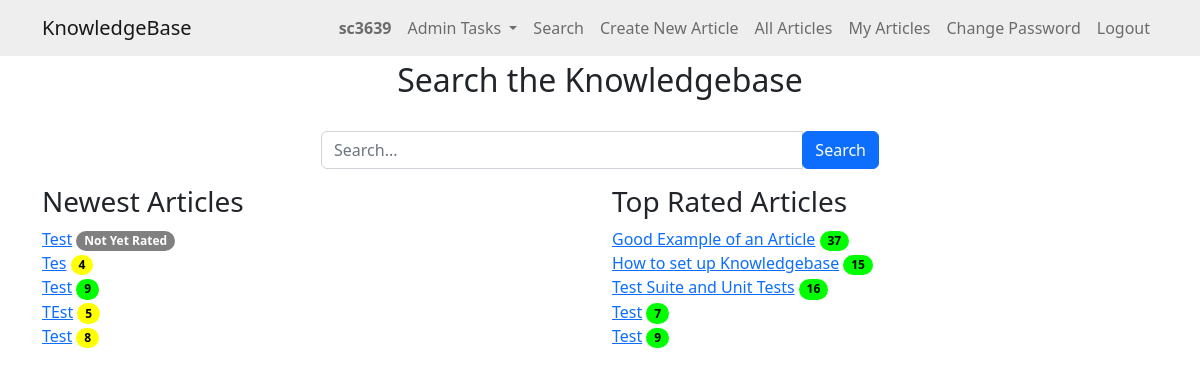
/ (signed in), run on an earlier commit of the app's database.
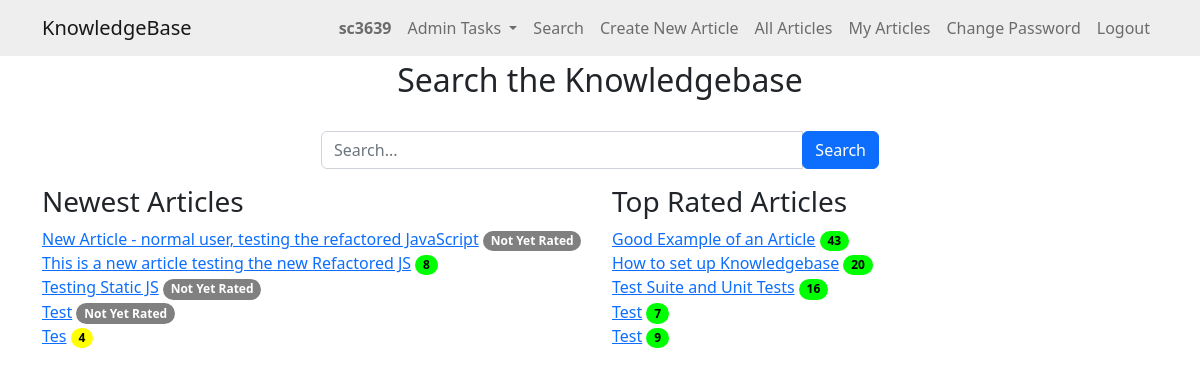
And on a later commit of the database.
### knowledge/models.py (models this page shows)
class KBEntry(models.Model):
    title = models.CharField(max_length=255)
    article = models.TextField()
    created_by = models.ForeignKey(User, related_name="created_kb_entries", on_delete=models.SET_NULL, null=True)
    created_datetime = models.DateTimeField(auto_now_add=True)
    modified_datetime = models.DateTimeField(null=True, blank=True)
    last_modified_by = models.ForeignKey(User, related_name="modified_kb_entries", on_delete=models.SET_NULL, null=True)
    deleted_datetime = models.DateTimeField(null=True, blank=True)
    deleted_by = models.ForeignKey(User, related_name="deleted_kb_entries", on_delete=models.SET_NULL, null=True, blank=True)
    upvotes = models.ManyToManyField(User, related_name="upvoted_kb_entries", blank=True)
    downvotes = models.ManyToManyField(User, related_name="downvoted_kb_entries", blank=True)
    rating = models.FloatField(default=0.0)
    views = models.PositiveIntegerField(default=0)
    meta_data = models.ManyToManyField('Tag', blank=True)

### knowledge/views.py (the view, shortened to what this page needs)
# urls.py: path('', views.home, name='home'),
@login_required
def home(request):
    search_term = request.GET.get('search', '')
    articles = KBEntry.objects.none()  # Default to no entries
    if len(articles) < 5 or not search_term:
        newest_articles = KBEntry.objects.filter(deleted_datetime__isnull=True).order_by('-created_datetime')[:5]
        top_rated_articles = KBEntry.objects.filter(deleted_datetime__isnull=True).order_by('-rating')[:5]
    else:
        newest_articles = []
        top_rated_articles = []
    context = {
        'entries': articles,
        'newest_articles': newest_articles,
        'top_rated_articles': top_rated_articles,
        'search_term': search_term
    }
    return render(request, 'knowledge/home.html', context)

### knowledge/templates/knowledge/home.html (shortened to what this page needs)
{% extends "knowledge/base.html" %}
{% block content %}
<h2>Search the Knowledgebase</h2>
<br>
<div class="mb-3 col-md-6 offset-md-3">
    <form method="GET" class="form-inline">
        <div class="input-group">
            <input type="text" name="search" value="{{ search_term }}" placeholder="Search..." class="form-control" />
            <div class="input-group-append">
                <button type="submit" class="btn btn-primary">Search</button>
            </div>
        </div>
    </form>
</div>
{% if not entries or entries|length < 5 %}
   <div class="row">
      <div class="col-md-6">
         <h3>Newest Articles</h3>
         {% for article in newest_articles %}
            <a href="{% url 'article_detail' article.id %}">{{ article.title }}</a>
            {% if article.rating == 0.0 and article.downvotes.count == 0 %}
                        <span class="badge rounded-pill badge-norating">Not Yet Rated</span>
                    {% else %}
                        {% if article.rating >= 75 %}
                            <span class="badge rounded-pill badge-green">{{ article.views }}</span>
                        {% elif article.rating >= 50 %}
                            <span class="badge rounded-pill badge-yellow">{{ article.views }}</span>
                        {% elif article.rating >= 25 %}
                            <span class="badge rounded-pill badge-orange">{{ article.views }}</span>
                        {% else %}
                            <span class="badge rounded-pill badge-red">{{ article.views }}</span>
                        {% endif %}
            {% endif %}
            <br>
         {% endfor %}
      </div>
      <div class="col-md-6">
         <h3>Top Rated Articles</h3>
         {% for article in top_rated_articles %}
            <a href="{% url 'article_detail' article.id %}">{{ article.title }}</a>
            {% if article.rating == 0.0 and article.downvotes.count == 0 %}
                        <span class="badge rounded-pill badge-norating">Not Yet Rated</span>
                    {% else %}
                        {% if article.rating >= 75 %}
                            <span class="badge rounded-pill badge-green">{{ article.views }}</span>
                        {% elif article.rating >= 50 %}
                            <span class="badge rounded-pill badge-yellow">{{ article.views }}</span>
                        {% elif article.rating >= 25 %}
                            <span class="badge rounded-pill badge-orange">{{ article.views }}</span>
                        {% else %}
                            <span class="badge rounded-pill badge-red">{{ article.views }}</span>
                        {% endif %}
            {% endif %}
            <br>
         {% endfor %}
      </div>
   </div>
{% endif %}
{% endblock %}

What changed in the data, as far as the page shows it:
no longer on this page (row unchanged): KBEntry: title "TEst", views "5", shown under "Newest Articles"
no longer on this page (row unchanged): KBEntry: title "Test", views "8", shown under "Newest Articles"
no longer on one of the page's lists (row unchanged): KBEntry: title "Test", views "9"
added KBEntry: title "New Article - normal user, testing the refactored JavaScript", rating "Not Yet Rated", shown under "Newest Articles"
added KBEntry: title "This is a new article testing the new Refactored JS", views "8", shown under "Newest Articles"
added KBEntry: title "Testing Static JS", rating "Not Yet Rated", shown under "Newest Articles"
changed KBEntry "Good Example of an Article": views "37" → "43"
changed KBEntry "How to set up Knowledgebase": views "15" → "20"
